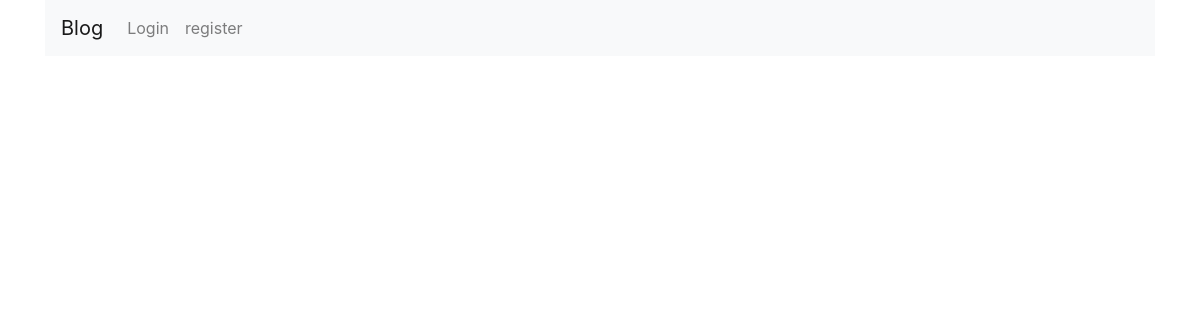
Before: /home/1/ with the older database file.
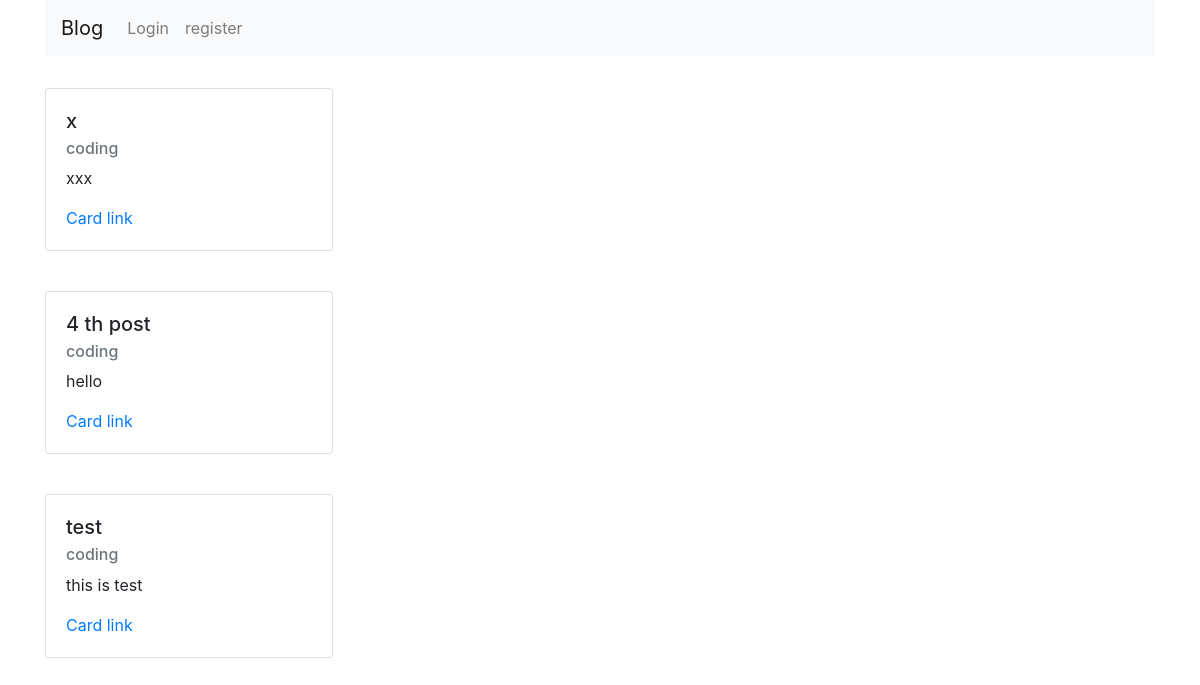
After: the same page with the newer database file.
### blog/models.py (models this page shows, shortened)
class blog(models.Model):
    title = models.CharField(max_length=30)
    author = models.ForeignKey(User,on_delete=models.CASCADE,blank=True, null=True)
    date_posted = models.DateTimeField(auto_now_add=True)
    content = models.TextField()
    image1 = models.ImageField(upload_to='static/images/blog_img',null=True)
    image2 = models.ImageField(upload_to='static/images/blog_img',null=True)
    company_name = models.CharField(max_length=30,null=True)
    salary_range = [('4','4lakh'),('6','6lakh'),('8','8lakh'),('10','10lakh'),('12','12lakh'),('14','14lakh'),('16','16lakh'),('20','20lakh'),('30','30lakh'),('35','35lakh'),('40','40lakh')]
    salary = models.CharField(max_length=3,choices=salary_range,null=True)
    pdf = models.FileField(upload_to='static/files',null=True)
    class Meta:
        ordering = ['-date_posted']
    objects = models.Manager()

### blog/views.py (the view)
# urls.py: path('home/<int:pk>/',views.user_blog,name="user-home"),
def user_blog(request,pk):
    author = User.objects.get(id=pk)
    user_blog = blog.objects.filter(author=author)
    return render(request,'blog/user_blog.html',{'user_blog':user_blog})

### blog/templates/blog/user_blog.html
{% extends 'blog/base.html' %}
{%  block  content  %}
    {% for blog in user_blog %}
    <article class="media content-section my-2">
    <div class="card" style="width: 18rem;">
        <div class="card-body ">
            <h5 class="card-title"> {{blog.title}} </h5>
            <h6 class="card-subtitle mb-2 text-muted"> {{blog.author}} </h6>
            <p class="card-text"> {{blog.content}}</p>
            <a href="#" class="card-link">Card link</a>
        </div>
    </div>
    </article>
    <br>
    {% endfor %}
{% endblock content %}

Changed rows visible on the page:
added blog: title "x", author "coding", content "xxx"
added blog: title "4 th post", author "coding", content "hello"
added blog: title "test", author "coding", content "this is test"
